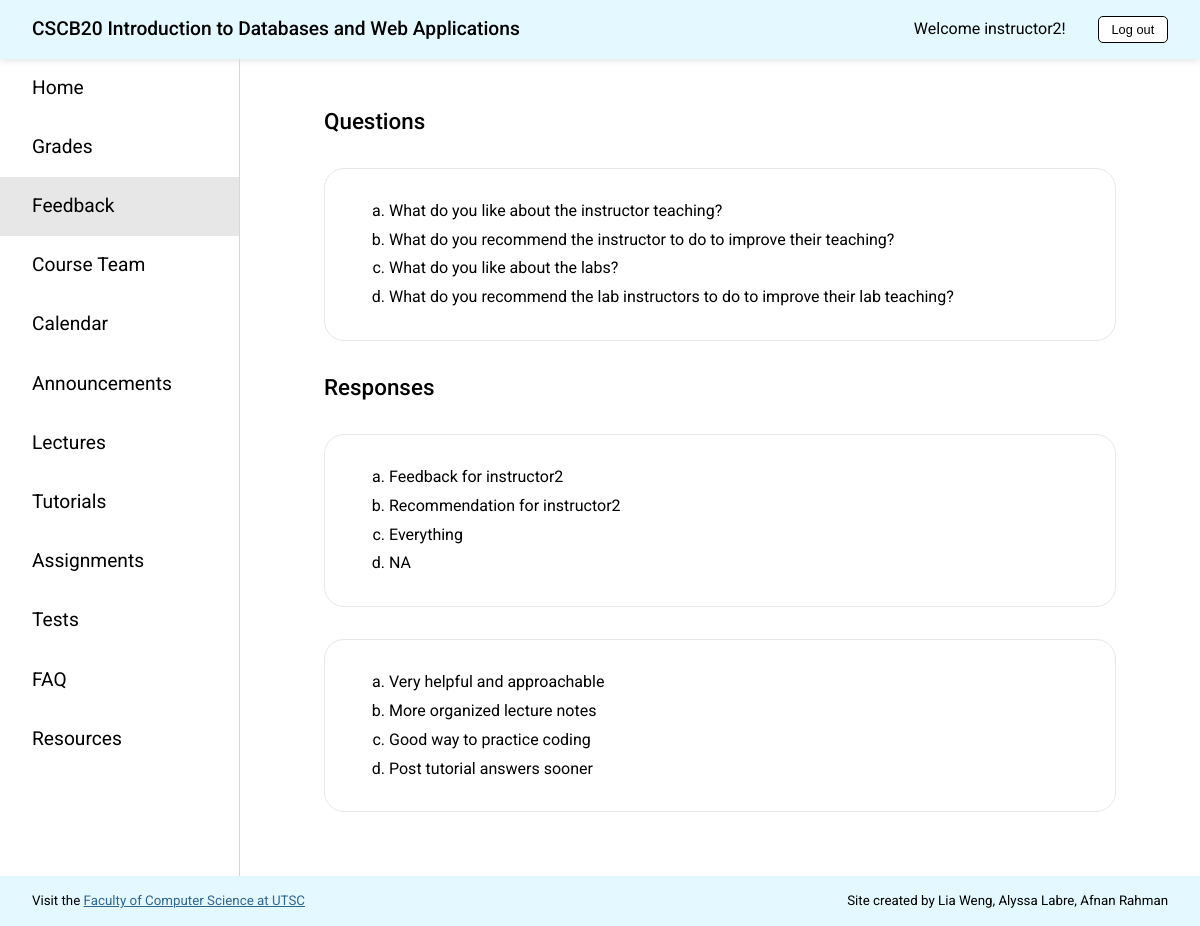
Page /feedback (signed in) on the committed database.
### app.py (models this page shows)
class Feedback(db.Model):
    __tablename__ = 'Feedback'
    id = db.Column(db.Integer, primary_key=True)
    instructor_username = db.Column(db.String(20), db.ForeignKey(
        'Instructor.username'), nullable=False)
    q1 = db.Column(db.String(1000), nullable=False)
    q2 = db.Column(db.String(1000), nullable=False)
    q3 = db.Column(db.String(1000), nullable=False)
    q4 = db.Column(db.String(1000), nullable=False)

### app.py (the view)
@app.route('/feedback', methods=['GET', 'POST'])
def feedback():
    check_authorization()
    instructors = get_instructors()
    if request.method == 'GET':
        if session['type'] == 'student':
            return render_template('feedback_s.html', page='feedback', instructors=instructors)
        else:
            feedbacks = get_feedback(session['user'])
            return render_template('feedback_i.html', page='feedback', feedbacks=feedbacks)
    else:
        return add_feedback(request.form["instructor"], request.form["q1"], request.form["q2"], request.form["q3"], request.form["q4"], instructors)

### app.py (called while the page is built)
def check_authorization():
    if "user" not in session:
        abort(403, "Please sign in to access this page.")

def get_instructors():
    return Instructor.query.all()

def get_feedback(username):
    return Feedback.query.filter_by(instructor_username=username)

### templates/feedback_i.html (shortened to what this page needs)
<!DOCTYPE html>
<html lang="en">
<head>
  <link rel="stylesheet" href="{{ url_for('static', filename='styles.css') }}">
</head>
<body>
  {% extends "template.html" %}
  {% block content %}
  <div class="content">
    <h1 class="page-title">Questions</h1>
    <div class="description">
      <ol class="feedback-response" type="a">
        <li>What do you like about the instructor teaching?</li>
        <li>What do you recommend the instructor to do to improve their teaching?</li>
        <li>What do you like about the labs?</li>
        <li>What do you recommend the lab instructors to do to improve their lab teaching?</li>
      </ol>
    </div>
    <h1 class="page-title">Responses</h1>
    {% for feedback in feedbacks %}
    <div class="description">
      <ol class="feedback-response" type="a">
        <li>{{feedback.q1}}</li>
        <li>{{feedback.q2}}</li>
        <li>{{feedback.q3}}</li>
        <li>{{feedback.q4}}</li>
      </ol>
    </div>
    {% endfor%}
  </div>
  {% endblock %}

### static/styles.css (style rules this page uses)
@media screen and (min-width: 770px) { html { font-size: 16px; } }
body { box-sizing: border-box; margin: 0; padding: 0; font-family: "Roboto", sans-serif; line-height: 130%; }
h1 { font-size: 1.4rem; font-weight: 400; line-height: 130%; margin: 0; }
ol { padding-left: 2rem; }
li { margin-bottom: 0.5rem; }
li:last-of-type { margin-bottom: 0; }
.page-title { margin: 1rem 20px 2rem 20px; font-weight: 500; }
.description { margin: 2rem 20px; padding: 2rem; border: 1px solid #e7e7e7; border-radius: 20px; display: flex; flex-direction: column; align-items: flex-start; }
.content { min-height: 80vh; }
@media screen and (min-width: 770px) { .content { padding: 2rem 4rem; } }
.feedback-response { margin: 0; }

### rows in the picture
Feedback: q1 "Feedback for instructor2", q2 "Recommendation for instructor2", q3 "Everything", q4 "NA"
Feedback: q1 "Very helpful and approachable", q2 "More organized lecture notes", q3 "Good way to practice coding", q4 "Post tutorial answers sooner"

### other values in the picture
{{ session['user'] }} "instructor2"
